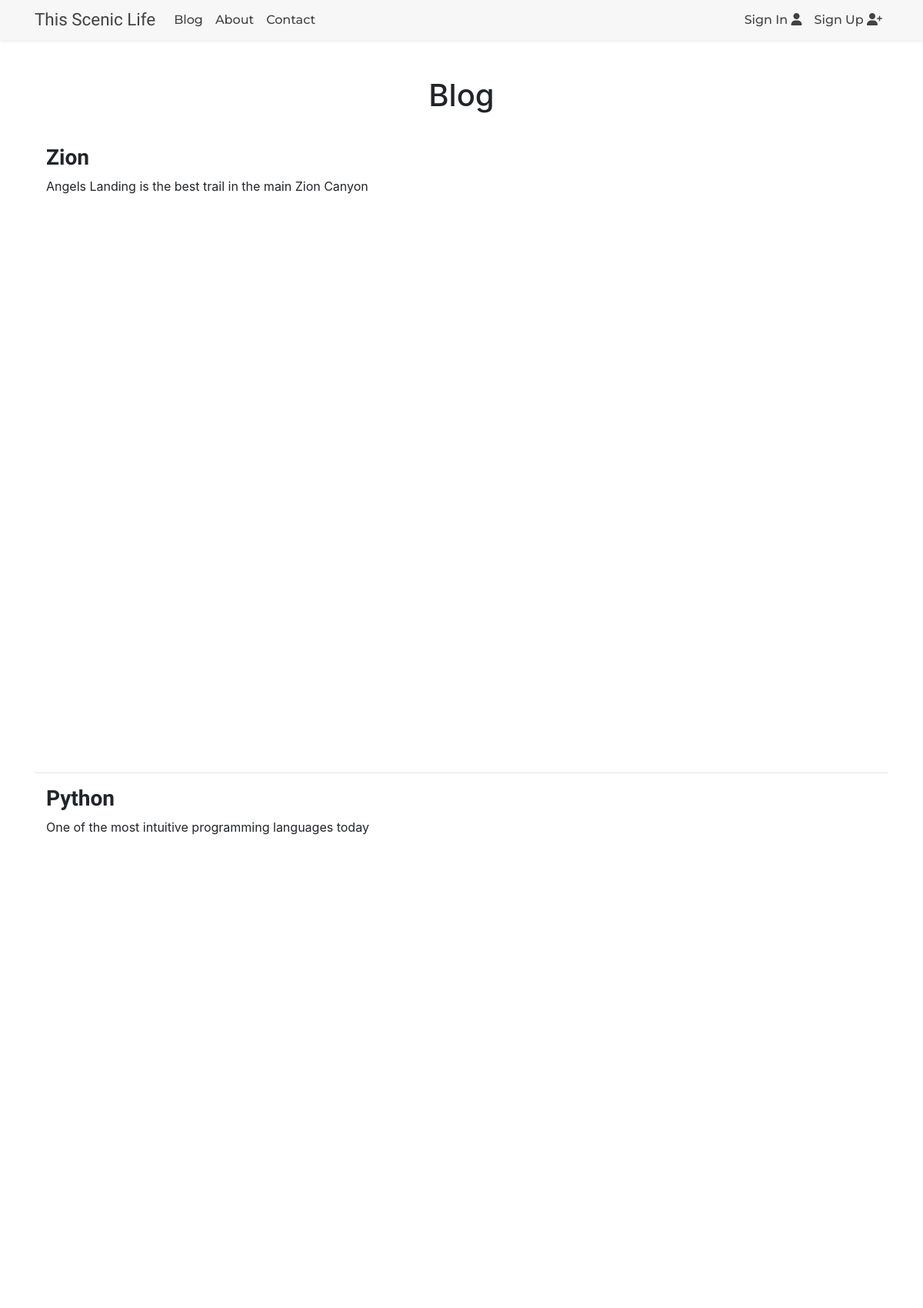
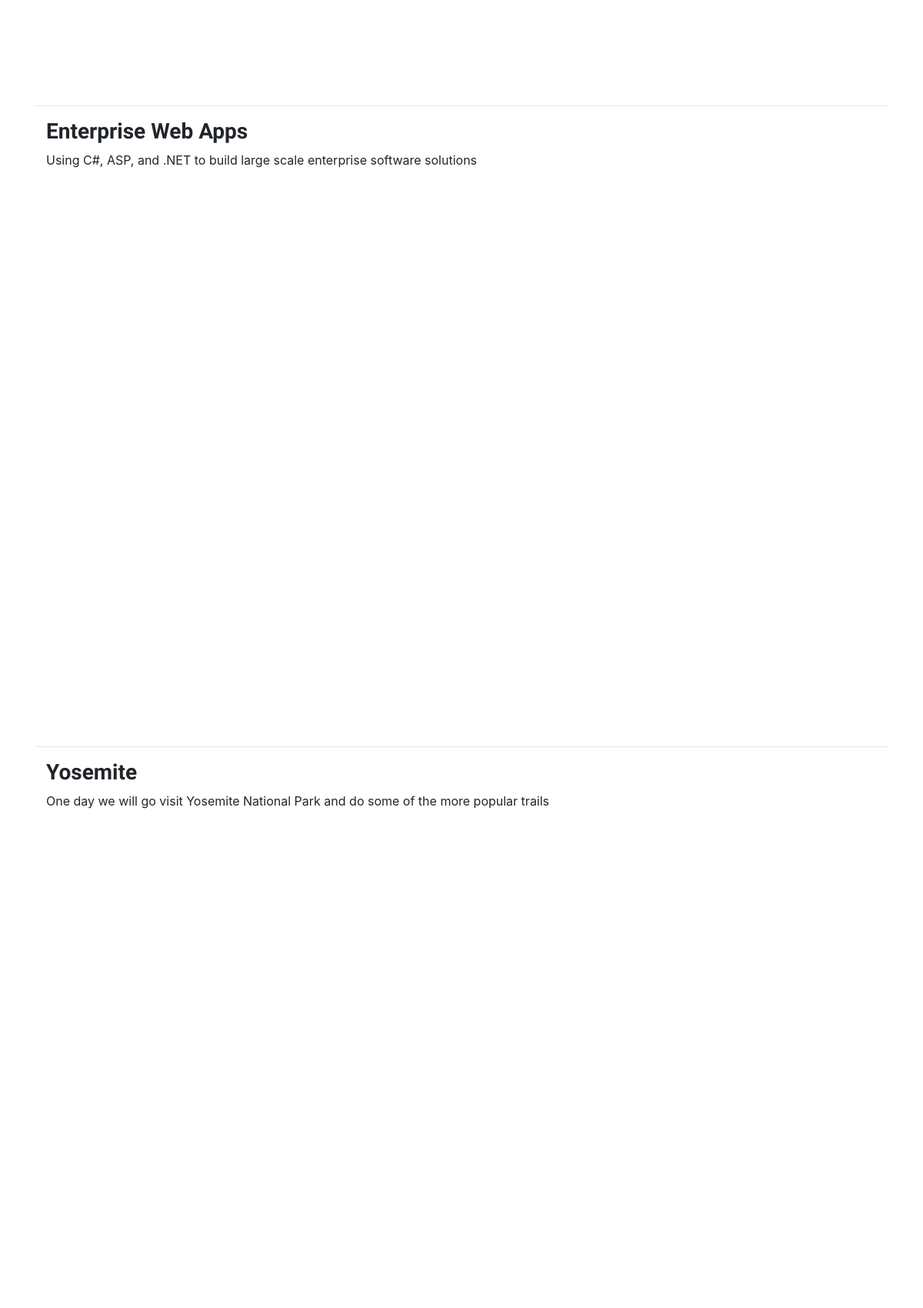
Screenshot of /blog/ (upper part) with the database file from the repository (2 pictures, top to bottom).
### app.py (models this page shows, shortened)
class Blog(db.Model):
    id = db.Column(db.Integer, primary_key=True)
    title = db.Column(db.Text, nullable=False)
    content = db.Column(db.Text, nullable=False)
    date_published = db.Column(
        db.DateTime, nullable=False, default=datetime.utcnow)
    category_id = db.Column(db.Integer, db.ForeignKey('category.id'),
                            nullable=False)
    category = db.relationship('Category',
                               backref=db.backref('blogs', lazy=True))

### app.py (the view)
@app.route('/blog/', methods=['POST', 'GET'])
def blog():
    if request.method == 'POST':
        blog_title = request.form['title']
        blog_content = request.form['content']
        blog_category = request.form['category']
        new_category = Category(name=blog_category)
        new_blog = Blog(title=blog_title, content=blog_content,
                        category=new_category)
        try:
            db.session.add(new_blog)
            db.session.commit()
            return redirect('/blog/')
        except:
            return 'There was an issue adding your blog post'
    else:
        blogs = Blog.query.order_by(Blog.date_published).all()
        return render_template('blog.html', blogs=blogs)

### templates/blog.html (shortened to what this page needs)
{% extends 'base.html' %}
{% block body %}
<div id="tippytop">
    <h1 style="text-align: center">Blog</h1>
    <div class="container" id="blog-table">
        <div class="row">
            <div class="col">
                {% if blogs|length < 1 %}
                <h4 style="text-align: center">There are no blogs. Create one below!</h4>
                {% else %}
                {% for blog in blogs %}
                <div class="container" id="blog-entry">
                    <div class="row">
                        <div class="col-md-12">
                            <h3><b>{{ blog.title }}</b></h3>
                            <p>{{ blog.content }}</p>
                        </div>
                    </div>
                </div>
                <hr>
                {% endfor %}
                {% endif %}
            </div>
        </div>
    </div>
</div>
{% endblock %}

### templates/base.html (shortened to what this page needs)
<!DOCTYPE html>
<html lang="en">
<head>
  <link rel="stylesheet" href="https://use.fontawesome.com/releases/v5.6.3/css/all.css"
 />
  <link rel="stylesheet" href="https://stackpath.bootstrapcdn.com/bootstrap/4.3.1/css/bootstrap.min.css"
>
  <link rel="stylesheet" href="{{url_for('static', filename='css/main.css')}}">
</head>
<body>
  {% block navbar %}
  <nav id="Navbar" class="navbar navbar-light shadow-sm navbar-expand-lg py-1 fixed-top">
    <div class="container"><a class="navbar-brand" href="{{ url_for('index') }}">This Scenic Life</a>
      <div class="collapse navbar-collapse" id="navbarSupportedContent">
        <ul class="nav navbar-nav">
          <li class="nav-item">
            <a class="nav-link" href="{{ url_for('blog') }}">Blog</a>
          </li>
          <li class="nav-item">
            <a class="nav-link" href="{{ url_for('about') }}">About</a>
          </li>
          <li class="nav-item">
            <a class="nav-link" href="{{ url_for('contact') }}">Contact</a>
          </li>
        </ul>
        <ul class="nav navbar-nav ml-auto">
          {% if not current_user.is_authenticated %}
          <li clas="nav-item"><a class="nav-link" id="login" href="{{ url_for('signin') }}">Sign
              In <i class=" fas fa-user"></i></a>
          </li>
          <li clas="nav-item"><a class="nav-link" id="signup" href="{{ url_for('signup') }}">Sign
              Up <i class=" fas fa-user-plus"></i></a>
          </li>
          {% endif %}
        </ul>
      </div>
    </div>
  </nav>
  {% endblock %}
  {% block body %} {% endblock %}
</body>
</html>

### static/css/main.css (style rules this page uses)
html { scroll-behavior: smooth; }
#Navbar { background-color: #f7f7f7; box-shadow: small; }
#Navbar .nav-link { color: rgb(66, 66, 66); }
#Navbar .navbar-brand { color: rgb(66, 66, 66); font-family: "Kaushan Script"; font-weight: 250; font-size: 1.4rem; text-transform: none; }
.navbar a { font-family: "Montserrat", "Helvetica Neue", Helvetica, Arial, cursive; font-weight: 500; }
.nav-item { font-family: "Montserrat", "Helvetica Neue", Helvetica, Arial, sans-serif; font-weight: 500; }
#blog-table { padding-top: 2rem; padding-bottom: 4rem; }
#blog-entry { height: 100vh; }
#blog-entry h3 { font-family: "Kaushan Script"; }
#tippytop { margin-top: 100px; }

### rows the page displays
Blog: title "Zion", content "Angels Landing is the best trail in the main Zion Canyon"
Blog: title "Python", content "One of the most intuitive programming languages today"
Blog: title "Enterprise Web Apps", content "Using C#, ASP, and .NET to build large scale enterprise software solutions"
Blog: title "Yosemite", content "One day we will go visit Yosemite National Park and do some of the more popular trails"
